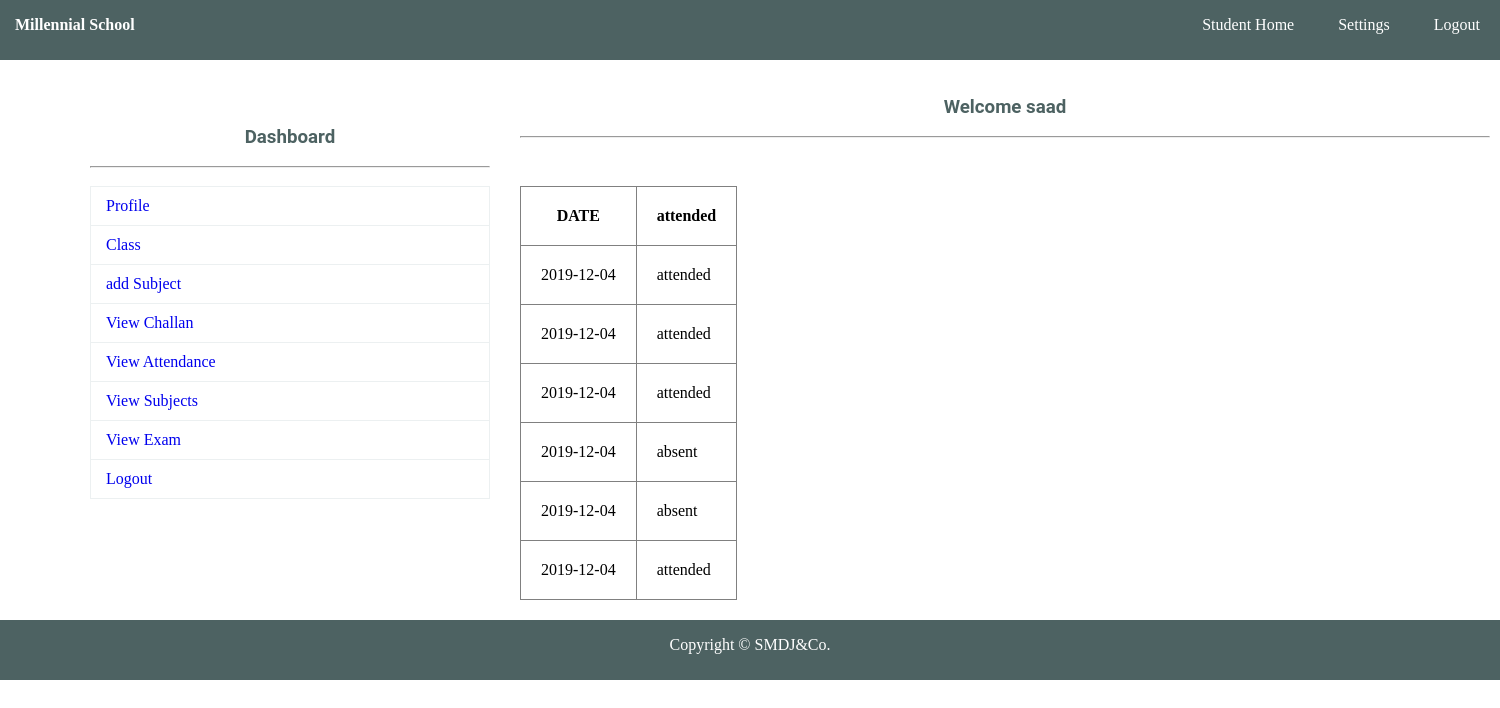
The page /MillennialSchool.com/school/view_attendence.php (signed in) on the database its author committed.
### tables this page shows
CREATE TABLE `attendence` (
  `student_id` int(4) NOT NULL,
  `date` date NOT NULL,
  `attended` varchar(10) NOT NULL,
  `count_attend` tinyint(1) NOT NULL
);

### MillennialSchool.com/school/view_attendence.php (the view, shortened to what this page needs)
<?php
	include"database.php";
?>
<!DOCTYPE html>
<html>
	<head>
		<link rel="stylesheet" type="text/css" href="css/style.css">
	</head>
	<body>
		<?php include"navbar.php";?><br>
			<div id="section">
				<?php include"sidebar.php";?><br>
				<h3 class="text">Welcome <?php echo $_SESSION["NAME"]; ?></h3><br><hr><br>
				<div class="content1">
					<table border="1px" >
						<tr>
							<th>DATE</th>
							<th>attended</th>
						</tr>
						<?php
						$student_id=$_SESSION['ID'];
$s="SELECT date,attended from attendence where student_id=$student_id";
							if(!$res=$db->query($s)){
								echo $db->error;
							}
							if($res->num_rows>0)
							{
								while($r=$res->fetch_assoc())
								{
									echo "
										<tr>
											<td>{$r["date"]}</td>
											<td>{$r["attended"]}</td>
										</tr>
										";
								}
							}
						?>
					</table>
				</div>
			</div>
				<?php include"footer.php";?>
	</body>
</html>

### MillennialSchool.com/school/css/style.css (style rules this page uses)
* { padding:0px; margin:0px; }
html { background:#fff; }
h1,h2,h3,h4,h5,h6,label { font-family:roboto; color:#4D6262; }
.content1 { margin-top:30px; }
.text { text-align:center; }
#section { height:auto; width:1400px; margin-left:90px; font-family:cambria; }
.content1 { margin-top:30px; height:auto; width:450px; float:left; }
tr,td,th { padding:20px; }
table { border-collapse:collapse; }

### rows shown on the page
attendence: date "2019-12-04", attended "attended"
attendence: date "2019-12-04", attended "attended"
attendence: date "2019-12-04", attended "attended"
attendence: date "2019-12-04", attended "absent"
attendence: date "2019-12-04", attended "absent"
attendence: date "2019-12-04", attended "attended"

### other values the page prints
$_SESSION["NAME"] "saad"
